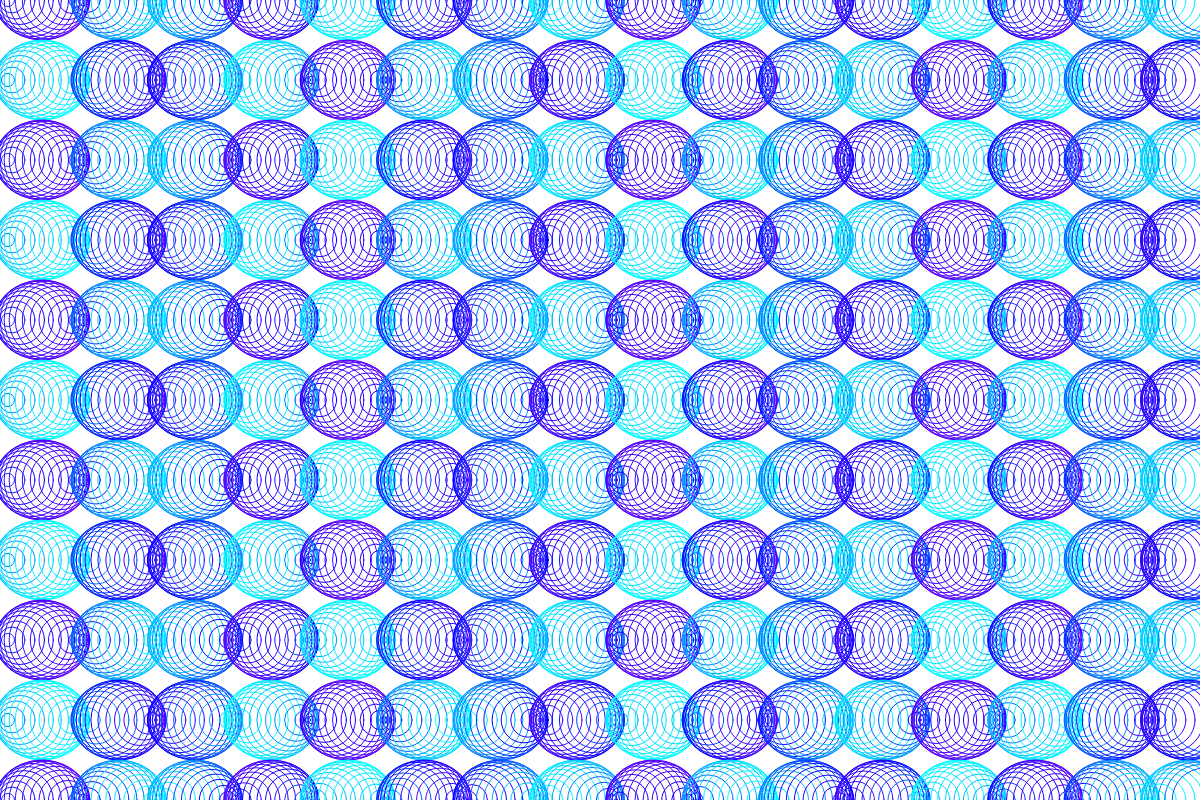
Frame 1 (no input)
Frame 60 (no input): identical to frame 1, image omitted
Frame 120 (the mouse pressed at the canvas centre since frame 60): identical to frame 1, image omitted

The p5.js sketch that drew this single still picture (run headless with seeded random() and noise() and a simulated clock; from frame 60 on, the mouse is pressed at the canvas centre):

// p5.js sketch
// ── sketch.js
let r0, r;
let x, y, inc;
let canvas;

function setup() {
  createCanvas(1200, 800);
  colorMode(HSB, 360, 1, 1, 1);
  y = 0;
  r0 = height * 0.1;
  x = -r0;
  inc = r0 / 20;
  noFill();
}

function draw() {
  background(0, 0, 1, 2);
  y = 0;
  for (let i = 0; y <= height; i++) {
    x = 0;
    for (let j = 0; x <= width ; j++) {
      x += inc;
      push();
      translate(x, y);
      stroke(220 + 40 * sin(TWO_PI*j/50 + i*PI), 1, 1, 1);
      r = r0 * abs(sin(10 * HALF_PI * j * PI * (inc / width)));
      ellipse(0, 0, r, r);
      pop();
    }
    y += r0;
  }
}
